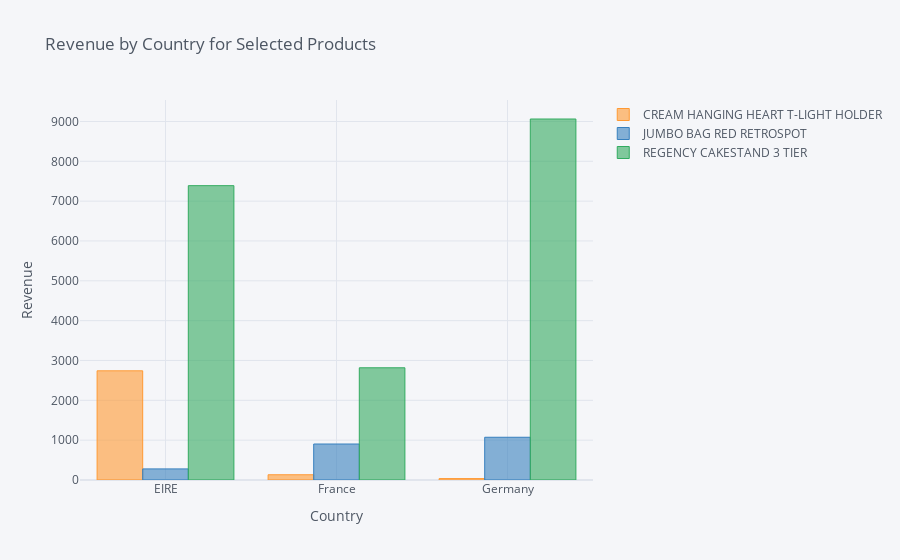

Notebook code cell kept with this figure:
### Code cell
data_revenue_country = data_revenue_country.pivot_table(
    values='Revenue',
    columns='Description',
    index='Country',
    aggfunc='sum'
)

data_revenue_country.reset_index(inplace=True)

data_revenue_country.iplot(
    kind='bar',
    x='Country',
    title='Revenue by Country for Selected Products',
    xTitle='Country',
    yTitle='Revenue'
)

### Figure 1 — Plotly figure (JSON) as saved in the notebook; plotly's stock layout.template omitted (floating-point values rounded to 4 significant figures)
{"data": [{"marker": {"color": "rgba(255, 153, 51, 0.6)", "line": {"color": "rgba(255, 153, 51, 1.0)", "width": 1}}, "name": "CREAM HANGING HEART T-LIGHT HOLDER", "orientation": "v", "text": "", "type": "bar", "x": ["EIRE", "France", "Germany"], "y": [2741.0, 131.8, 35.4]}, {"marker": {"color": "rgba(55, 128, 191, 0.6)", "line": {"color": "rgba(55, 128, 191, 1.0)", "width": 1}}, "name": "JUMBO BAG RED RETROSPOT", "orientation": "v", "text": "", "type": "bar", "x": ["EIRE", "France", "Germany"], "y": [278.7, 903.4, 1073.0]}, {"marker": {"color": "rgba(50, 171, 96, 0.6)", "line": {"color": "rgba(50, 171, 96, 1.0)", "width": 1}}, "name": "REGENCY CAKESTAND 3 TIER", "orientation": "v", "text": "", "type": "bar", "x": ["EIRE", "France", "Germany"], "y": [7389.0, 2817.0, 9062.0]}], "layout": {"legend": {"bgcolor": "#F5F6F9", "font": {"color": "#4D5663"}}, "paper_bgcolor": "#F5F6F9", "plot_bgcolor": "#F5F6F9", "title": {"font": {"color": "#4D5663"}, "text": "Revenue by Country for Selected Products"}, "xaxis": {"gridcolor": "#E1E5ED", "showgrid": true, "tickfont": {"color": "#4D5663"}, "title": {"font": {"color": "#4D5663"}, "text": "Country"}, "zerolinecolor": "#E1E5ED"}, "yaxis": {"gridcolor": "#E1E5ED", "showgrid": true, "tickfont": {"color": "#4D5663"}, "title": {"font": {"color": "#4D5663"}, "text": "Revenue"}, "zerolinecolor": "#E1E5ED"}}}
